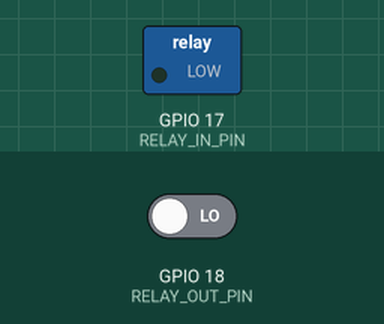
Simulated run of this program. Board: ESP32-S3. On the bench: switched loads named in the program (green lamp = pin HIGH). The inputs (shaded band) are chosen by the test bench; at power-on: GPIO 18 (RELAY_OUT_PIN) LOW. What the program prints to the serial monitor is not drawn.

Above: at 2.8 s.
2.9 s: GPIO 18 (RELAY_OUT_PIN) driven HIGH
At 3.6 s:
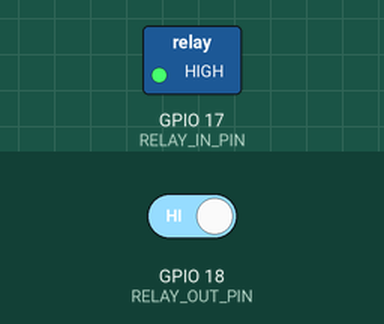
4.5 s: GPIO 18 (RELAY_OUT_PIN) driven LOW
At 6.3 s:
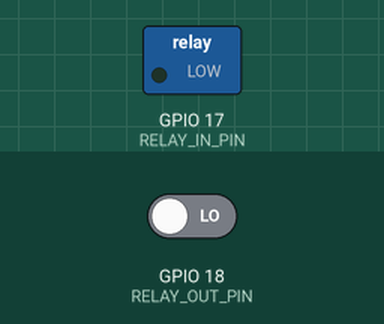
Timing chart, 0 to 7.8 s (numbered marks = the images above; inputs shaded):
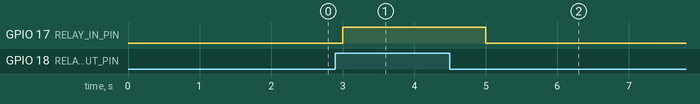

Measured:
- after the input at 2.9 s, GPIO 17 (RELAY_IN_PIN): LOW → HIGH after 0.10 s
- after the input at 4.5 s, GPIO 17 (RELAY_IN_PIN): HIGH → LOW after 0.50 s

The program:

main.cpp
```cpp
#include <Arduino.h>

constexpr uint8_t RELAY_IN_PIN        = 17;
constexpr uint8_t RELAY_OUT_PIN       = 18;
constexpr uint16_t SIGNAL_DELAY_MS    = 1000;
constexpr uint8_t DEBOUNCING_DELAY    = 10;

uint64_t debounce_last = 0;
uint64_t prev = 0;
uint16_t count = 0;
volatile uint32_t total_delay = 0;
volatile uint16_t curr_delay;
volatile bool fired = false;

void IRAM_ATTR onRelayInterrupt(){

  if (millis() - debounce_last > DEBOUNCING_DELAY){
    debounce_last = millis();
    curr_delay = millis() - prev;
    fired = true;
  }
}

void setup() {
  Serial0.begin(115200);
  pinMode(RELAY_IN_PIN, OUTPUT);
  pinMode(RELAY_OUT_PIN, PULLDOWN);
  attachInterrupt(digitalPinToInterrupt(RELAY_OUT_PIN), onRelayInterrupt, CHANGE);
}

void loop() {
  if (fired){
    fired = false;
    total_delay += curr_delay;
    count++;
    printf("current:%d\ttotal:%d\tcount:%d\tavg:%d\n", curr_delay, total_delay, count, total_delay/count);
  }

  if(millis() - prev >= SIGNAL_DELAY_MS){
    const int relay_state = digitalRead(RELAY_OUT_PIN);
    prev = millis();
    digitalWrite(RELAY_IN_PIN, relay_state);
    logRelayState();
  }
}

void logRelayState()
{
  String relay_state_text;
  if (digitalRead(RELAY_OUT_PIN) == HIGH)
  {
    relay_state_text = "OFF";
  }
  else
  {
    relay_state_text = "ON";
  }
  printf("\nRelay state: %s\n\n", relay_state_text);
}
```
